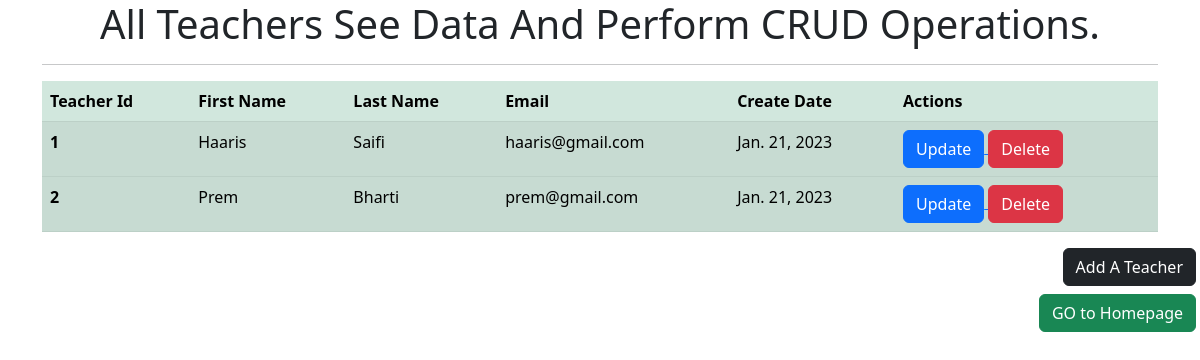
The app's page /show_teachers with its own data.
### student_app/models.py (models this page shows, shortened)
class Teacher(models.Model):
    first_name = models.CharField(max_length=35)
    last_name = models.CharField(max_length=35)
    email = models.EmailField()
    created_at = models.DateField(auto_now_add=True)

### student_app/views.py (the view)
# urls.py: path('show_teachers',views.show_teachers,name='show_teachers'),
def show_teachers(request):
    teacher = Teacher.objects.all()
    return render(request,'show_teachers.html',{'teacher':teacher,})

### templates/show_teachers.html (shortened to what this page needs)
<!DOCTYPE html>
<html lang="en">
<head>
    <link href="https://cdn.jsdelivr.net/npm/bootstrap@5.3.0-alpha1/dist/css/bootstrap.min.css" rel="stylesheet">
</head>
<body>
   <div class="container">
    <h1 class="text-center " >All Teachers See Data And Perform CRUD Operations.</h1>
    <hr>
    <table class="table table-success table-striped">
        <thead>
          <tr>
            <th scope="col">Teacher Id</th>
            <th scope="col">First Name</th>
            <th scope="col">Last Name</th>
            <th scope="col">Email</th>
            <th scope="col"> Create Date</th>
            <th scope="col" >Actions</th>
          </tr>
        </thead>
        {% for tch in teacher %}
        <tbody>
          <tr>
            <th scope="row">{{tch.id}}</th>
            <td>{{tch.first_name}}</td>
            <td>{{tch.last_name}}</td>
            <td>{{tch.email}}</td>
            <td>{{tch.created_at}}</td>
            <td>
                <a href="/update_teacher/{{tch.id}}"> <button class=" btn btn-primary" >Update</button> </a>
                <a href="/delete_teacher/{{tch.id}}"> <button class=" btn btn-danger" >Delete</button> </a>
            </td>
          </tr>
        </tbody>
        {% endfor %}
      </table>
  </div>
  <div class="text-end px-1 mb-2">
    <a class="btn btn-dark  " href="/add_teacher" role="button">Add A Teacher</a>
  </div>
  <div class="text-end px-1">
    <a class="btn btn-success  " href="/" role="button">GO to Homepage</a>
  </div>
</body>
</html>

### records on screen
Teacher: id "1", first_name "Haaris", last_name "Saifi", email "haaris@gmail.com", created_at "Jan. 21, 2023"
Teacher: id "2", first_name "Prem", last_name "Bharti", email "prem@gmail.com", created_at "Jan. 21, 2023"
